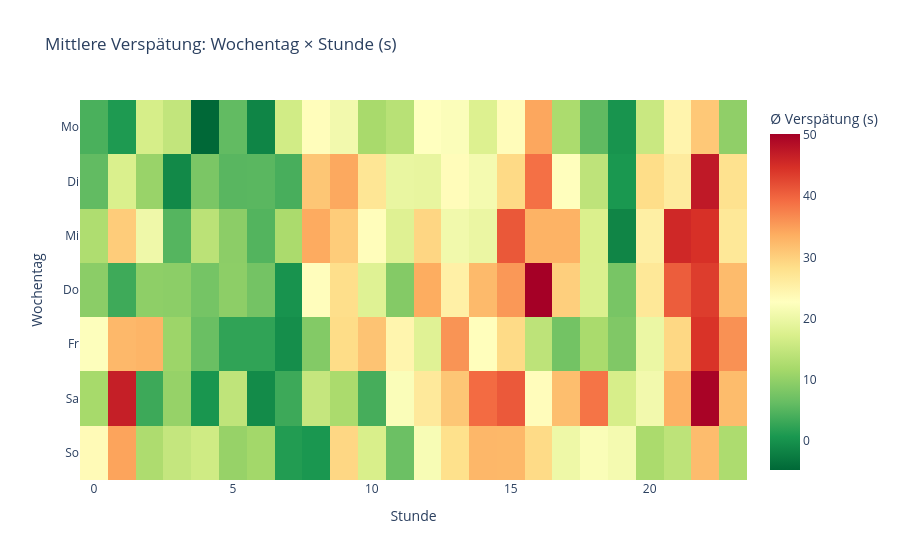

The notebook cell saved with this chart:
### Code cell
# Heatmap: mittlere Verspätung (Wochentag × Stunde)
heat = (
    df_clip.groupby(["day_of_week", "hour_of_day"])["delay_s"]
    .mean()
    .reset_index()
    .pivot(index="day_of_week", columns="hour_of_day", values="delay_s")
    .reindex(index=range(7), columns=range(24))
)

fig = px.imshow(
    heat,
    labels={"x": "Stunde", "y": "Wochentag", "color": "Ø Verspätung (s)"},
    y=TAGE,
    title="Mittlere Verspätung: Wochentag × Stunde (s)",
    color_continuous_scale="RdYlGn_r",
    aspect="auto",
)
fig.show()

### Figure 1 — Plotly figure (JSON) as saved in the notebook; plotly's stock layout.template omitted (floating-point values rounded to 4 significant figures; data arrays with more than 128 entries replaced by an {"elided": "..."} marker saying what was removed)
{"data": [{"coloraxis": "coloraxis", "hovertemplate": "Stunde: %{x}<br>Wochentag: %{y}<br>Ø Verspätung (s): %{z}<extra></extra>", "name": "0", "type": "heatmap", "x": [0, 1, 2, 3, 4, 5, 6, 7, 8, 9, 10, 11, 12, 13, 14, 15, 16, 17, 18, 19, 20, 21, 22, 23], "xaxis": "x", "y": ["Mo", "Di", "Mi", "Do", "Fr", "Sa", "So"], "yaxis": "y", "z": {"elided": "7x24 float values"}}], "layout": {"coloraxis": {"colorbar": {"title": {"text": "Ø Verspätung (s)"}}, "colorscale": [[0, "rgb(0,104,55)"], [0.1, "rgb(26,152,80)"], [0.2, "rgb(102,189,99)"], [0.3, "rgb(166,217,106)"], [0.4, "rgb(217,239,139)"], [0.5, "rgb(255,255,191)"], [0.6, "rgb(254,224,139)"], [0.7, "rgb(253,174,97)"], [0.8, "rgb(244,109,67)"], [0.9, "rgb(215,48,39)"], [1, "rgb(165,0,38)"]]}, "title": {"text": "Mittlere Verspätung: Wochentag × Stunde (s)"}, "xaxis": {"anchor": "y", "domain": [0, 1], "title": {"text": "Stunde"}}, "yaxis": {"anchor": "x", "autorange": "reversed", "domain": [0, 1], "title": {"text": "Wochentag"}}}}
